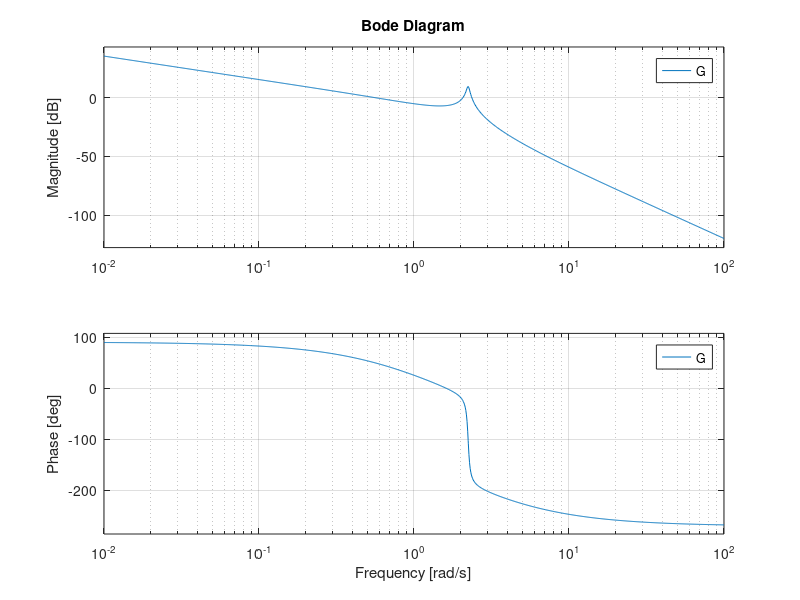

This chart was generated by the following MATLAB code:
numerator = [1, -3]; % 分子: s - 3

% 分母:
temp1 = conv([1, 0], [1, 1]); % s * (s + 1)
denominator = conv(temp1, [1, 0.1, 5]); % (s^2 + 0.1s + 5)

G = tf(numerator, denominator);

figure; 
bode(G); 
grid on; 